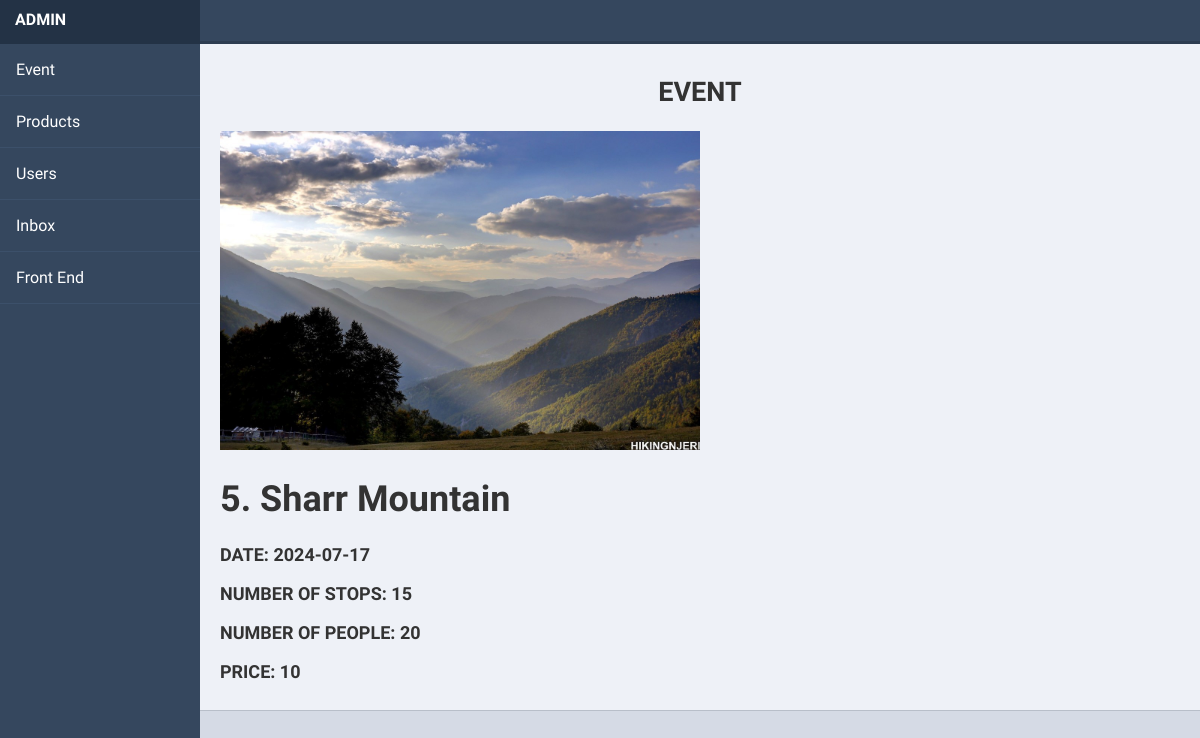
/read.php?id=5 (signed in), run on the app's committed database.
### tables this page shows
CREATE TABLE `events` (
  `id` int(11) NOT NULL,
  `image` varchar(255) NOT NULL,
  `location` varchar(255) NOT NULL,
  `date` date NOT NULL,
  `stops` int(11) NOT NULL,
  `people` int(11) NOT NULL,
  `price` int(11) NOT NULL
);

### model.php (called while the page is built, shortened)
<?php
Class Model{
    private $server = "localhost";
    private $username="root";
private $password;
    private $db = "hikedb";
    private $conn;
    public function __construct(){
        try{
    $this->conn = new mysqli($this->server,$this->username,$this->password, $this->db);
}catch (Exception $e){
    echo "connection failed" . $e->getMessage();
}
    }
    public function fetch_event($id){
    $data=null;
    $query="Select * from events where id='$id'";
    if($sql =$this->conn->query($query)){
        while ($row=$sql->fetch_assoc()){
            $data=$row;
        }
    }
    return $data;
}
}
?>

### read.php (the view, shortened to what this page needs)
<!DOCTYPE html>
<html>
<head>
	<link rel="stylesheet" href="https://use.fontawesome.com/releases/v5.5.0/css/all.css">
	<link rel="stylesheet" href="css/dashboard.css">
</head>
<body>
	<div class="header">
	</div>
	<div class="side-nav">
		<div class="logo">
			<span> <?php echo $_SESSION['username']; ?></span>
		</div>
		<?php include("sidebar.php") ?>
	</div>
	<div class="main-content">
		<div class="title">
        <h2 style="text-align:center">EVENT</h2>
<?php
include 'model.php';
$model= new Model();
$id=$_REQUEST['id'];
$row= $model ->fetch_event($id);
if(!empty($row)){
?>
<div class="card">
<img src="<?php echo $row['image']; ?>" style="width:50%">
  <h1><?php echo $row['id']; ?></td>. <?php echo $row['location']; ?></h1>
        <p>DATE: <?php echo $row['date']; ?></p>
          <p>NUMBER OF STOPS: <?php echo $row['stops']; ?></p>
         <p>NUMBER OF PEOPLE: <?php echo $row['people']; ?></p>
   <p>PRICE: <?php echo $row['price']; ?></p>
</div>
<?php }else{echo "NO EVENT";}
?>
        </div>
	</div>
</body>
</html>

### css/dashboard.css (style rules this page uses)
* { box-sizing: border-box; }
body { margin: 0; padding: 0; font-family: 'Source Sans Pro', sans-serif; background-color: #d5dae5; -webkit-font-smoothing: antialiased; -moz-osx-font-smoothing: grayscale; }
.header { position: absolute; width: 100%; z-index: 3; height: 44px; background-color: #fff; border-bottom: 3px solid #2d3d51; }
.logo { height: 44px; padding: 10px; font-weight: 700; }
.side-nav .logo { background-color: #233245; color: #fff; }
.logo span { margin-left: 5px; text-transform: uppercase; }
.nav-trigger span, .nav-trigger span:before, span:after { width: 20px; height: 2px; background-color: #35475e; position: absolute; }
.side-nav { position: absolute; width: 100%; height: 100vh; background-color: #35475e; z-index: 1; display: none; }
.main-content { padding: 40px; margin-top: 0; padding: 0; padding-top: 44px; height: 100%; overflow: scroll; }
.main-content .title { background-color: #eef1f7; border-bottom: 1px solid #b8bec9; padding: 10px 20px; font-weight: 700; color: #333; font-size: 18px; }
@media screen and (min-width: 600px) { .header { background-color: #35475e; z-index: 1; } }
@media screen and (min-width: 600px) { .nav-trigger span, .nav-trigger span:before, span:after { background-color: #fff; } }
@media screen and (min-width: 600px) { .side-nav { display: block; width: 70px; z-index: 2; } }
@media screen and (min-width: 600px) { .side-nav .logo span { display: none; } }
@media screen and (min-width: 600px) { .main-content { margin-left: 70px; } }
@media screen and (min-width: 800px) { .side-nav { width: 200px; } }
@media screen and (min-width: 800px) { .side-nav .logo span { display: inline-block; } }
@media screen and (min-width: 800px) { .main-content { margin-left: 200px; } }

### data on the page
events: image (picture), id "5", location "Sharr Mountain", date "2024-07-17", stops "15", people "20", price "10"

### other printed values
$_SESSION['username'] "ADMIN"
